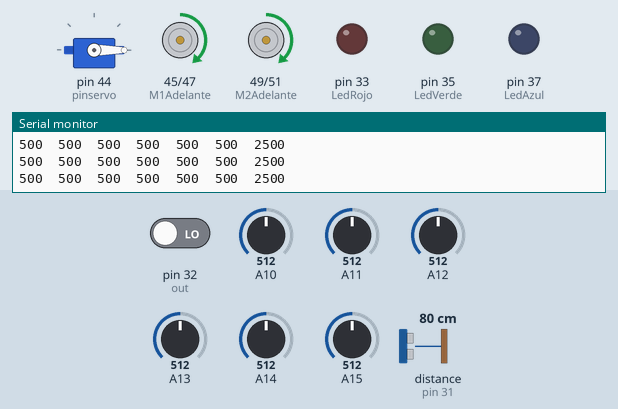
Recording of a program running on a simulated Arduino Mega 2560, built with avr-gcc and run on an emulated ATmega2560. Parts: servo, motor-driver pin pairs drawn as motors (green arrow = first pin HIGH = forward, orange = second pin HIGH = backward, longer = more drive, scaled by the enable pin), output pins drawn as LEDs (lit = HIGH), the last lines printed to the serial monitor. Wiring (inferred from the names in the program): ultrasonic range finder: trigger pin 30; echo pin 31. The test bench sets the inputs (shaded band); at power-on: distance to the obstacle (sensor on pin 31) 80 cm, pin 32 (out) LOW, A10 = 512, A11 = 512, A12 = 512, A13 = 512, A14 = 512, A15 = 512. The echo pulse lasts 58.3 µs per cm; pins used as bus, display or sensor lines are not drawn.

Above: at 11.7 s.
11.8 s: distance to the obstacle (sensor on pin 31) set to 7 cm
14.8 s: distance to the obstacle (sensor on pin 31) set to 4 cm
At 16.7 s:
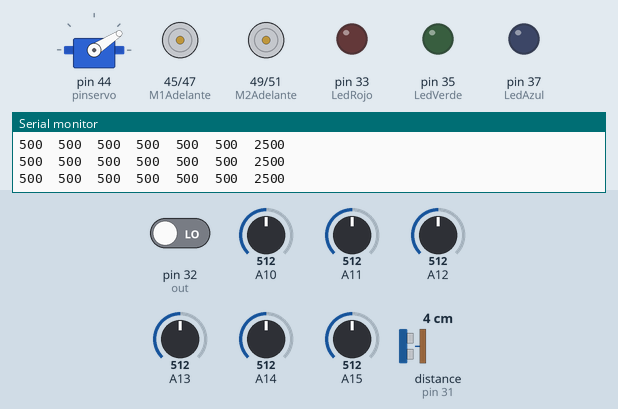
At 20.2 s:
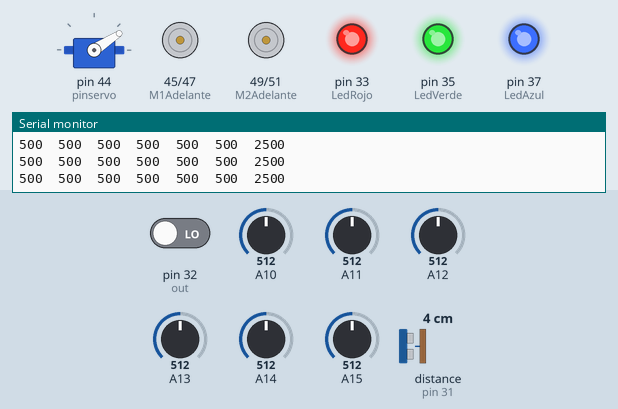
Timing chart, 0 to 24.8 s (numbered marks = the images above; inputs shaded):
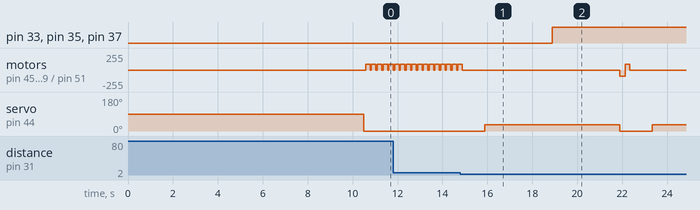

The program:

main.cpp
```cpp
#include <Arduino.h>
#include <Servo.h>
#include <QTRSensors.h>
#define Sensor1 A15
#define Sensor2 A14
#define Sensor3 A13
#define Sensor4 A12
#define Sensor5 A11
#define Sensor6 A10
#define LedRojo 33
#define LedVerde 35
#define LedAzul 37
#define SensorOUT 50
#define M1Adelante 45
#define M1Atras 47
#define M2Adelante 49
#define M2Atras 51
#define PWM1 10
#define PWM2 9
const int s0 = 22;
const int s1 = 24;
const int s2 = 34;
const int s3 = 36;
const int out = 32;
int velocidad = 90;
int Trig = 30;
int Echo = 31;
int pinservo = 44;
int pulsomin = 520;  //520
int pulsomax = 2500; //2500

Servo servo1;
QTRSensors qtr;
byte countRed = 0;
byte countGreen = 0;
byte countBlue = 0;
const uint8_t SensorCount = 6;
uint16_t sensorValues[SensorCount];

void setup()
{
  Serial.begin(9600);
  servo1.attach(pinservo, pulsomin, pulsomax);
  pinMode(M1Adelante, OUTPUT);
  pinMode(M1Atras, OUTPUT);
  pinMode(M2Adelante, OUTPUT);
  pinMode(M2Atras, OUTPUT);
  pinMode(PWM1, OUTPUT);
  pinMode(PWM2, OUTPUT);
  pinMode(LedRojo, OUTPUT);
  pinMode(LedVerde, OUTPUT);
  pinMode(LedAzul, OUTPUT);
  pinMode(Trig, OUTPUT);
  pinMode(Echo, INPUT);
  pinMode(s0, OUTPUT);
  pinMode(s1, OUTPUT);
  pinMode(s2, OUTPUT);
  pinMode(s3, OUTPUT);
  pinMode(out, INPUT);
  digitalWrite(s0, HIGH);
  digitalWrite(s1, HIGH);
  qtr.setTypeAnalog();
  qtr.setSensorPins((const uint8_t[]){Sensor1, Sensor2, Sensor3, Sensor4, Sensor5, Sensor6}, SensorCount);
  qtr.setEmitterPin(SensorOUT);

  delay(500);

  for (uint16_t i = 0; i < 400; i++)
  {
    qtr.calibrate();
  }

  for (uint8_t i = 0; i < SensorCount; i++)
  {
    Serial.print(qtr.calibrationOn.minimum[i]);
    Serial.print(' ');
  }

  Serial.println();

  for (uint8_t i = 0; i < SensorCount; i++)
  {
    Serial.print(qtr.calibrationOn.maximum[i]);
    Serial.print(' ');
  }

  Serial.println();
  Serial.println();
  //delay(1000);
}

void getColor()
{
  digitalWrite(s2, LOW);
  digitalWrite(s3, LOW);
  countRed = pulseIn(out, digitalRead(out) == HIGH ? LOW : HIGH);
  digitalWrite(s3, HIGH);
  countBlue = pulseIn(out, digitalRead(out) == HIGH ? LOW : HIGH);
  digitalWrite(s2, HIGH);
  countGreen = pulseIn(out, digitalRead(out) == HIGH ? LOW : HIGH);
}

void Alto()
{
  //digitalWrite(LedRojo, HIGH);
  //digitalWrite(LedVerde, HIGH);
  //digitalWrite(LedAzul, HIGH);
  digitalWrite(M1Adelante, LOW);
  digitalWrite(M1Atras, LOW);
  digitalWrite(M2Adelante, LOW);
  digitalWrite(M2Atras, LOW);
}

void Adelante()
{
  //digitalWrite(LedRojo, HIGH);
  //digitalWrite(LedVerde, LOW);
  //digitalWrite(LedAzul, HIGH);
  digitalWrite(M1Adelante, HIGH);
  digitalWrite(M1Atras, LOW);
  digitalWrite(M2Adelante, HIGH);
  digitalWrite(M2Atras, LOW);
  delay(200);
  Alto();
}
void Atras()
{
  //digitalWrite(LedRojo, LOW);
  //digitalWrite(LedVerde, LOW);
  //digitalWrite(LedAzul, LOW);
  digitalWrite(M1Adelante, LOW);
  digitalWrite(M1Atras, HIGH);
  digitalWrite(M2Adelante, LOW);
  digitalWrite(M2Atras, HIGH);
}
void Derecha()
{
  //digitalWrite(LedRojo, LOW);
  //digitalWrite(LedVerde, HIGH);
  //digitalWrite(LedAzul, HIGH);
  digitalWrite(M1Adelante, HIGH);
  digitalWrite(M1Atras, LOW);
  digitalWrite(M2Adelante, LOW);
  digitalWrite(M2Atras, HIGH);
}
void Izquierda()
{
  //digitalWrite(LedRojo, HIGH);
  //digitalWrite(LedVerde, HIGH);
  //digitalWrite(LedAzul, LOW);
  digitalWrite(M1Adelante, LOW);
  digitalWrite(M1Atras, HIGH);
  digitalWrite(M2Adelante, HIGH);
  digitalWrite(M2Atras, LOW);
}

void GiroDerecha()
{
  Alto();
  Derecha();
  delay(200);
  Alto();
}

void GiroIzquierda()
{
  Alto();
  Izquierda();
  delay(200);
  Alto();
}

void GiroTotal()
{
  Alto();
  Derecha();
  delay(400);
  Alto();
}

void loop()
{
  //Adelante();
  servo1.write(0);
  analogWrite(PWM1, velocidad);
  analogWrite(PWM2, velocidad);
  uint16_t position = qtr.readLineBlack(sensorValues);

  for (uint8_t i = 0; i < SensorCount; i++)
  {
    Serial.print(sensorValues[i]);
    Serial.print('\t');
  }

  Serial.println(position);
  delay(50); // TENER EN CUENTA EL TEMPO PARA EL DISPARO DE LOS MOTORES

  if (sensorValues[0] < 500 && sensorValues[1] < 500 && sensorValues[2] < 500 &&
      sensorValues[3] < 500 && sensorValues[4] < 500 && sensorValues[5] < 500)
  {
    Adelante();
  }
  else if (sensorValues[0] < 500 && sensorValues[1] < 500 && sensorValues[2] < 500 &&
           sensorValues[3] < 500 && sensorValues[4] < 500 && sensorValues[5] > 500)
  {
    GiroIzquierda();
  }
  else if (sensorValues[0] < 500 && sensorValues[1] < 500 && sensorValues[2] < 500 &&
           sensorValues[3] < 500 && sensorValues[4] > 500 && sensorValues[5] > 500)
  {
    GiroIzquierda();
  }
  else if (sensorValues[0] < 500 && sensorValues[1] < 500 && sensorValues[2] < 500 &&
           sensorValues[3] > 500 && sensorValues[4] > 500 && sensorValues[5] > 500)
  {
    GiroIzquierda();
  }
  else if (sensorValues[0] < 500 && sensorValues[1] < 500 && sensorValues[2] > 500 &&
           sensorValues[3] > 500 && sensorValues[4] > 500 && sensorValues[5] > 500)
  {
    GiroIzquierda();
  }
  else if (sensorValues[0] < 500 && sensorValues[1] > 500 && sensorValues[2] > 500 &&
           sensorValues[3] > 500 && sensorValues[4] > 500 && sensorValues[5] > 500)
  {
    GiroIzquierda();
  }
  else if (sensorValues[0] > 500 && sensorValues[1] > 500 && sensorValues[2] > 500 &&
           sensorValues[3] > 500 && sensorValues[4] > 500 && sensorValues[5] > 500)
  {
    GiroDerecha();
  }
  else if (sensorValues[0] > 500 && sensorValues[1] < 500 && sensorValues[2] < 500 &&
           sensorValues[3] < 500 && sensorValues[4] < 500 && sensorValues[5] < 500)
  {
    GiroDerecha();
  }
  else if (sensorValues[0] > 500 && sensorValues[1] > 500 && sensorValues[2] < 500 &&
           sensorValues[3] < 500 && sensorValues[4] < 500 && sensorValues[5] < 500)
  {
    GiroDerecha();
  }
  else if (sensorValues[0] > 500 && sensorValues[1] > 500 && sensorValues[2] > 500 &&
           sensorValues[3] < 500 && sensorValues[4] < 500 && sensorValues[5] < 500)
  {
    GiroDerecha();
  }
  else if (sensorValues[0] > 500 && sensorValues[1] > 500 && sensorValues[2] > 500 &&
           sensorValues[3] > 500 && sensorValues[4] < 500 && sensorValues[5] < 500)
  {
    GiroDerecha();
  }
  else if (sensorValues[0] > 500 && sensorValues[1] > 500 && sensorValues[2] > 500 &&
           sensorValues[3] > 500 && sensorValues[4] > 500 && sensorValues[5] < 500)
  {
    GiroDerecha();
  }
  else if (sensorValues[0] > 500 && sensorValues[1] > 500 && sensorValues[2] > 500 &&
           sensorValues[3] > 500 && sensorValues[4] > 500 && sensorValues[5] > 500)
  {
    GiroDerecha();
  }
  else if (sensorValues[0] > 500 && sensorValues[1] < 500 && sensorValues[2] < 500 &&
           sensorValues[3] < 500 && sensorValues[4] < 500 && sensorValues[5] > 500)
  {
    GiroDerecha();
  }
  else if (sensorValues[0] > 500 && sensorValues[1] > 500 && sensorValues[2] < 500 &&
           sensorValues[3] < 500 && sensorValues[4] > 500 && sensorValues[5] > 500)
  {
    GiroDerecha();
  }
  else
  {
    Adelante();
  }
  long duracion;
  long distancia;
  digitalWrite(Trig, LOW);
  delayMicroseconds(4);
  digitalWrite(Trig, HIGH);
  delayMicroseconds(10);
  digitalWrite(Trig, LOW);
  duracion = pulseIn(Echo, HIGH);
  duracion = duracion / 2;
  distancia = duracion / 29;
  //Serial.println(distancia);
  if (distancia <= 4)
  {
    Alto();
    servo1.write(0);
    delay(1000);
    servo1.write(33);
    getColor();
    if (countRed < countBlue && countGreen > 100 && countRed < 80)
    {
      //Serial.println("Rojo");
      digitalWrite(LedRojo, LOW);
      digitalWrite(LedVerde, HIGH);
      digitalWrite(LedAzul, HIGH);
    }
    else if (countBlue < countRed && countBlue < countGreen)
    {
      //Serial.println("Azul");
      digitalWrite(LedRojo, HIGH);
      digitalWrite(LedVerde, HIGH);
      digitalWrite(LedAzul, LOW);
    }
    else if (countGreen < countRed && countGreen < countBlue)
    {
      //Serial.println("Verde");
      digitalWrite(LedRojo, HIGH);
      digitalWrite(LedVerde, LOW);
      digitalWrite(LedAzul, HIGH);
    }
    else
    {
      //Serial.println("Sin color");
      digitalWrite(LedRojo, HIGH);
      digitalWrite(LedVerde, HIGH);
      digitalWrite(LedAzul, HIGH);
    }
    delay(3000);
    servo1.write(0);
    digitalWrite(LedRojo, HIGH);
    digitalWrite(LedVerde, HIGH);
    digitalWrite(LedAzul, HIGH);
    Atras();
    delay(200);
  }
}
```

Measured:
- the behaviour switches between 6 and 5 cm on distance to the obstacle (sensor on pin 31) (found by bisection; images 0 and 1)
- after the input at 14.8 s, pin 33 (LedRojo), pin 35 (LedVerde), pin 37 (LedAzul): LOW → HIGH after 4.1 s; servo on pin 44 (pinservo): 0° → 33° after 1.1 s, → 0° 6.0 s later, → 33° 1.5 s later
